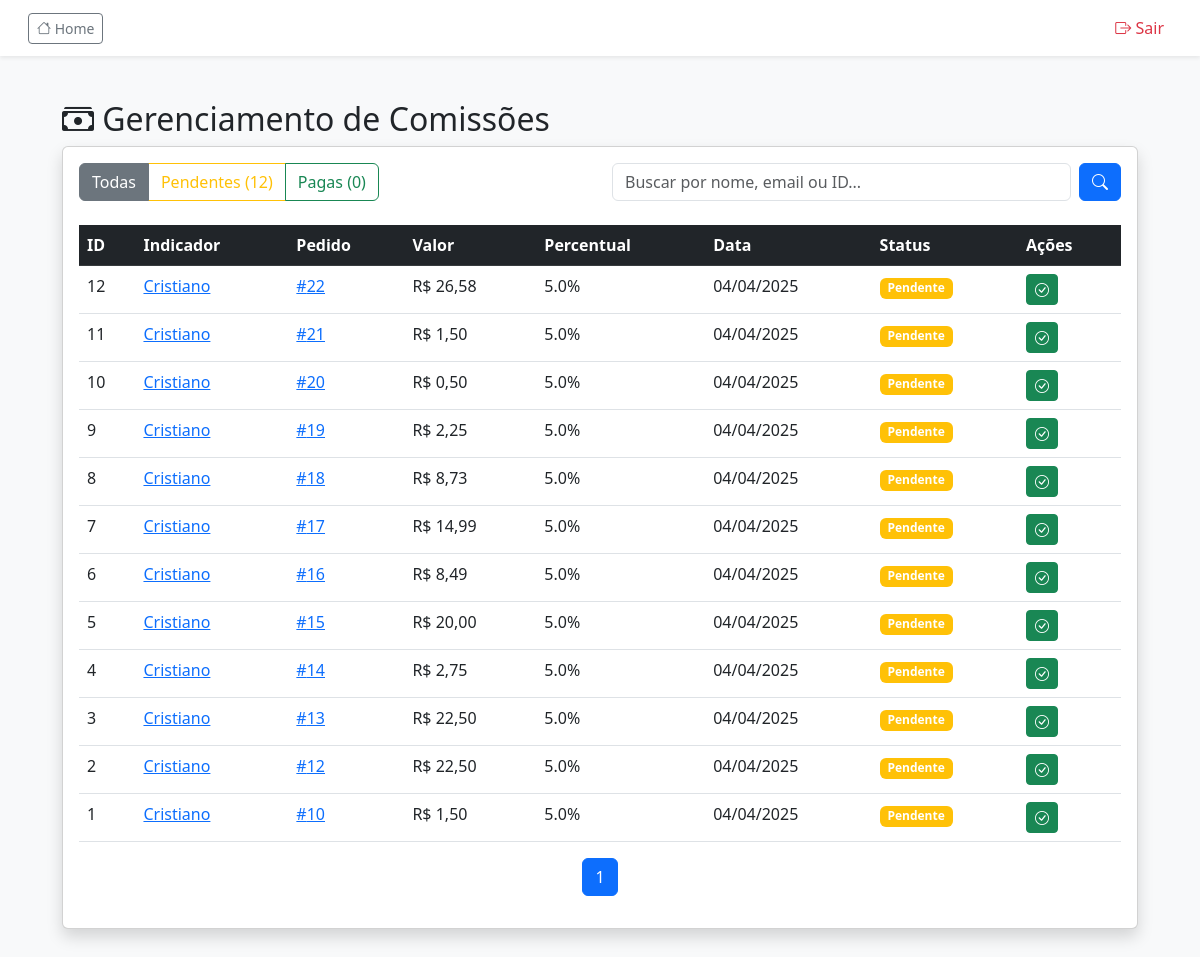
/admin/comissoes (signed in), run on the app's committed database.
### app.py (models this page shows, shortened)
class Comissao(db.Model):
    __tablename__ = 'comissoes'
    id = db.Column(db.Integer, primary_key=True)
    indicador_id = db.Column(db.Integer, db.ForeignKey('users.id'), nullable=False)
    pedido_id = db.Column(db.Integer, db.ForeignKey('pedidos.id'), nullable=False)
    valor = db.Column(db.Float, nullable=False)
    percentual = db.Column(db.Float, nullable=False)
    status = db.Column(db.String(20), default='pendente')
    data_criacao = db.Column(db.DateTime, default=datetime.utcnow)
    data_pagamento = db.Column(db.DateTime)
    indicador = db.relationship('User', back_populates='comissoes_recebidas')
    pedido = db.relationship('Pedido', back_populates='comissoes')

class User(db.Model, UserMixin):
    __tablename__ = 'users'
    id = db.Column(db.Integer, primary_key=True)
    nome = db.Column(db.String(100), nullable=False)
    email = db.Column(db.String(100), unique=True, nullable=False)
    senha_hash = db.Column(db.String(128), nullable=False)
    telefone = db.Column(db.String(20))
    endereco = db.Column(db.String(200))
    bairro = db.Column(db.String(100))
    cidade = db.Column(db.String(100))
    estado = db.Column(db.String(2))
    cep = db.Column(db.String(10))
    data_nascimento = db.Column(db.Date)
    data_registro = db.Column(db.DateTime, default=datetime.utcnow)
    ativo = db.Column(db.Boolean, default=True, nullable=False)
    is_admin = db.Column(db.Boolean, default=False, nullable=False)
    ultimo_login = db.Column(db.DateTime)
    email_confirmado = db.Column(db.Boolean, default=False)
    avatar = db.Column(db.String(200))
    prime_code = db.Column(db.String(50))
    indicador_id = db.Column(db.Integer, db.ForeignKey('users.id'))
    desconto_prime = db.Column(db.Float, default=0.0)
    saldo_comissoes = db.Column(db.Float, default=0.0)
    indicado_por = db.relationship('User', remote_side=[id], backref='indicados')
    comissoes_recebidas = db.relationship('Comissao', foreign_keys='Comissao.indicador_id', back_populates='indicador', lazy=True)
    pedidos = db.relationship('Pedido', backref='usuario', lazy=True)

### app.py (the view)
@app.route('/admin/comissoes')
@login_required
def admin_comissoes():
    if not current_user.is_admin:
        abort(403)
    status = request.args.get('status', 'todos')
    search = request.args.get('search', '').strip()
    page = request.args.get('page', 1, type=int)
    query = Comissao.query.join(User, Comissao.indicador_id == User.id)
    if status != 'todos':
        query = query.filter(Comissao.status == status)
    if search:
        query = query.filter(
            (User.nome.ilike(f'%{search}%')) |
            (User.email.ilike(f'%{search}%')) |
            (Comissao.id == search if search.isdigit() else False)
        )
    comissoes = query.order_by(Comissao.data_criacao.desc()).paginate(page=page, per_page=20)
    total_pendente = Comissao.query.filter_by(status='pendente').count()
    total_pago = Comissao.query.filter_by(status='pago').count()
    return render_template('admin_comissoes.html',
                         comissoes=comissoes,
                         status=status,
                         search=search,
                         total_pendente=total_pendente,
                         total_pago=total_pago)

### app.py (called while the page is built)
@login_manager.user_loader
def load_user(user_id):
    return db.session.get(User, int(user_id))

@app.context_processor
def inject_cart_total():
    cart_total = sum(item['quantidade'] for item in session.get('carrinho', {}).values())
    return {'cart_total_items': cart_total}

@app.before_request
def proteger_sessao():
    session.modified = True
    if 'carrinho' not in session:
        session['carrinho'] = {}

@app.template_filter('brl')
def format_brl(value):
    try:
        return f'R$ {float(value):,.2f}'.replace(',', 'v').replace('.', ',').replace('v', '.')
    except (ValueError, TypeError):
        return 'R$ 0,00'

@app.context_processor
def inject_obter_estoque_produto():
    return {'obter_estoque_produto': obter_estoque_produto}

### templates/admin_comissoes.html (shortened to what this page needs)
{% extends "base.html" %}
{% block content %}
<div class="container mt-4">
    <h2><i class="bi bi-cash-stack"></i> Gerenciamento de Comissões</h2>
    <div class="card shadow mb-4">
        <div class="card-body">
            <div class="row mb-4">
                <div class="col-md-6">
                    <div class="btn-group">
                        <a href="{{ url_for('admin_comissoes', status='todos') }}"
                           class="btn btn-outline-secondary {% if status == 'todos' %}active{% endif %}">
                            Todas
                        </a>
                        <a href="{{ url_for('admin_comissoes', status='pendente') }}"
                           class="btn btn-outline-warning {% if status == 'pendente' %}active{% endif %}">
                            Pendentes ({{ total_pendente }})
                        </a>
                        <a href="{{ url_for('admin_comissoes', status='pago') }}"
                           class="btn btn-outline-success {% if status == 'pago' %}active{% endif %}">
                            Pagas ({{ total_pago }})
                        </a>
                    </div>
                </div>
                <div class="col-md-6">
                    <form class="d-flex">
                        <input type="text" name="search" class="form-control" placeholder="Buscar por nome, email ou ID..."
                               value="{{ search }}">
                        <button type="submit" class="btn btn-primary ms-2">
                            <i class="bi bi-search"></i>
                        </button>
                    </form>
                </div>
            </div>
            <div class="table-responsive">
                <table class="table table-hover">
                    <thead class="table-dark">
                        <tr>
                            <th>ID</th>
                            <th>Indicador</th>
                            <th>Pedido</th>
                            <th>Valor</th>
                            <th>Percentual</th>
                            <th>Data</th>
                            <th>Status</th>
                            <th>Ações</th>
                        </tr>
                    </thead>
                    <tbody>
                        {% for comissao in comissoes.items %}
                        <tr>
                            <td>{{ comissao.id }}</td>
                            <td>
                                <a href="{{ url_for('admin_usuario_detalhes', user_id=comissao.indicador_id) }}">
                                    {{ comissao.indicador.nome }}
                                </a>
                            </td>
                            <td>
                                <a href="{{ url_for('admin_pedido_detalhes', pedido_id=comissao.pedido_id) }}">
                                    #{{ comissao.pedido_id }}
                                </a>
                            </td>
                            <td>{{ comissao.valor|brl }}</td>
                            <td>{{ comissao.percentual }}%</td>
                            <td>{{ comissao.data_criacao.strftime('%d/%m/%Y') }}</td>
                            <td>
                                <span class="badge bg-{% if comissao.status == 'pago' %}success{% else %}warning{% endif %}">
                                    {{ comissao.status|title }}
                                </span>
                            </td>
                            <td>
                                {% if comissao.status == 'pendente' %}
                                <form method="POST" action="{{ url_for('admin_marcar_comissao_paga', comissao_id=comissao.id) }}" class="d-inline">
                                    <button type="submit" class="btn btn-sm btn-success" title="Marcar como paga">
                                        <i class="bi bi-check-circle"></i>
                                    </button>
                                </form>
                                {% endif %}
                            </td>
                        </tr>
                        {% else %}
                        <tr>
                            <td colspan="8" class="text-center py-4">Nenhuma comissão encontrada</td>
                        </tr>
                        {% endfor %}
                    </tbody>
                </table>
            </div>
            <nav aria-label="Paginação">
                <ul class="pagination justify-content-center">
                    {% for page_num in comissoes.iter_pages() %}
                        {% if page_num %}
                            <li class="page-item {% if page_num == comissoes.page %}active{% endif %}">
                                <a class="page-link" href="{{ url_for('admin_comissoes', page=page_num, status=status, search=search) }}">{{ page_num }}</a>
                            </li>
                        {% else %}
                            <li class="page-item disabled">
                                <span class="page-link">...</span>
                            </li>
                        {% endif %}
                    {% endfor %}
                </ul>
            </nav>
        </div>
    </div>
</div>
{% endblock %}

### data on the page
Comissao: id "12", indicador.nome "Cristiano", pedido_id "22", valor|brl "R$ 26,58", percentual "5.0", data_criacao "04/04/2025", status "Pendente"
Comissao: id "11", indicador.nome "Cristiano", pedido_id "21", valor|brl "R$ 1,50", percentual "5.0", data_criacao "04/04/2025", status "Pendente"
Comissao: id "10", indicador.nome "Cristiano", pedido_id "20", valor|brl "R$ 0,50", percentual "5.0", data_criacao "04/04/2025", status "Pendente"
Comissao: id "9", indicador.nome "Cristiano", pedido_id "19", valor|brl "R$ 2,25", percentual "5.0", data_criacao "04/04/2025", status "Pendente"
Comissao: id "8", indicador.nome "Cristiano", pedido_id "18", valor|brl "R$ 8,73", percentual "5.0", data_criacao "04/04/2025", status "Pendente"
Comissao: id "7", indicador.nome "Cristiano", pedido_id "17", valor|brl "R$ 14,99", percentual "5.0", data_criacao "04/04/2025", status "Pendente"
Comissao: id "6", indicador.nome "Cristiano", pedido_id "16", valor|brl "R$ 8,49", percentual "5.0", data_criacao "04/04/2025", status "Pendente"
Comissao: id "5", indicador.nome "Cristiano", pedido_id "15", valor|brl "R$ 20,00", percentual "5.0", data_criacao "04/04/2025", status "Pendente"
Comissao: id "4", indicador.nome "Cristiano", pedido_id "14", valor|brl "R$ 2,75", percentual "5.0", data_criacao "04/04/2025", status "Pendente"
Comissao: id "3", indicador.nome "Cristiano", pedido_id "13", valor|brl "R$ 22,50", percentual "5.0", data_criacao "04/04/2025", status "Pendente"
Comissao: id "2", indicador.nome "Cristiano", pedido_id "12", valor|brl "R$ 22,50", percentual "5.0", data_criacao "04/04/2025", status "Pendente"
Comissao: id "1", indicador.nome "Cristiano", pedido_id "10", valor|brl "R$ 1,50", percentual "5.0", data_criacao "04/04/2025", status "Pendente"

### other printed values
{{ total_pendente }} "12"
{{ total_pago }} "0"
{{ page_num }} "1"
